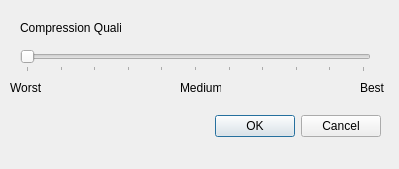
<?xml version="1.0" encoding="UTF-8"?>
<ui version="4.0">
 <class>JpegCompressionQualityDialog</class>
 <widget class="QDialog" name="JpegCompressionQualityDialog">
  <property name="geometry">
   <rect>
    <x>0</x>
    <y>0</y>
    <width>399</width>
    <height>169</height>
   </rect>
  </property>
  <property name="windowTitle">
   <string>JPEG Compression Quality</string>
  </property>
  <widget class="QDialogButtonBox" name="buttonBox">
   <property name="geometry">
    <rect>
     <x>30</x>
     <y>110</y>
     <width>351</width>
     <height>32</height>
    </rect>
   </property>
   <property name="inputMethodHints">
    <set>Qt::ImhNone</set>
   </property>
   <property name="orientation">
    <enum>Qt::Horizontal</enum>
   </property>
   <property name="standardButtons">
    <set>QDialogButtonBox::Cancel|QDialogButtonBox::Ok</set>
   </property>
  </widget>
  <widget class="QLabel" name="label">
   <property name="geometry">
    <rect>
     <x>20</x>
     <y>20</y>
     <width>101</width>
     <height>16</height>
    </rect>
   </property>
   <property name="text">
    <string>Compression Quality</string>
   </property>
  </widget>
  <widget class="QSlider" name="horizontalSlider">
   <property name="geometry">
    <rect>
     <x>20</x>
     <y>50</y>
     <width>351</width>
     <height>22</height>
    </rect>
   </property>
   <property name="maximum">
    <number>100</number>
   </property>
   <property name="orientation">
    <enum>Qt::Horizontal</enum>
   </property>
   <property name="tickPosition">
    <enum>QSlider::TicksBelow</enum>
   </property>
   <property name="tickInterval">
    <number>10</number>
   </property>
  </widget>
  <widget class="QLabel" name="label_2">
   <property name="geometry">
    <rect>
     <x>10</x>
     <y>80</y>
     <width>31</width>
     <height>16</height>
    </rect>
   </property>
   <property name="text">
    <string>Worst</string>
   </property>
  </widget>
  <widget class="QLabel" name="label_3">
   <property name="geometry">
    <rect>
     <x>180</x>
     <y>80</y>
     <width>41</width>
     <height>16</height>
    </rect>
   </property>
   <property name="text">
    <string>Medium</string>
   </property>
  </widget>
  <widget class="QLabel" name="label_4">
   <property name="geometry">
    <rect>
     <x>360</x>
     <y>80</y>
     <width>41</width>
     <height>16</height>
    </rect>
   </property>
   <property name="text">
    <string>Best</string>
   </property>
  </widget>
 </widget>
 <resources/>
 <connections>
  <connection>
   <sender>buttonBox</sender>
   <signal>accepted()</signal>
   <receiver>JpegCompressionQualityDialog</receiver>
   <slot>accept()</slot>
   <hints>
    <hint type="sourcelabel">
     <x>248</x>
     <y>254</y>
    </hint>
    <hint type="destinationlabel">
     <x>157</x>
     <y>274</y>
    </hint>
   </hints>
  </connection>
  <connection>
   <sender>buttonBox</sender>
   <signal>rejected()</signal>
   <receiver>JpegCompressionQualityDialog</receiver>
   <slot>reject()</slot>
   <hints>
    <hint type="sourcelabel">
     <x>316</x>
     <y>260</y>
    </hint>
    <hint type="destinationlabel">
     <x>286</x>
     <y>274</y>
    </hint>
   </hints>
  </connection>
 </connections>
</ui>
